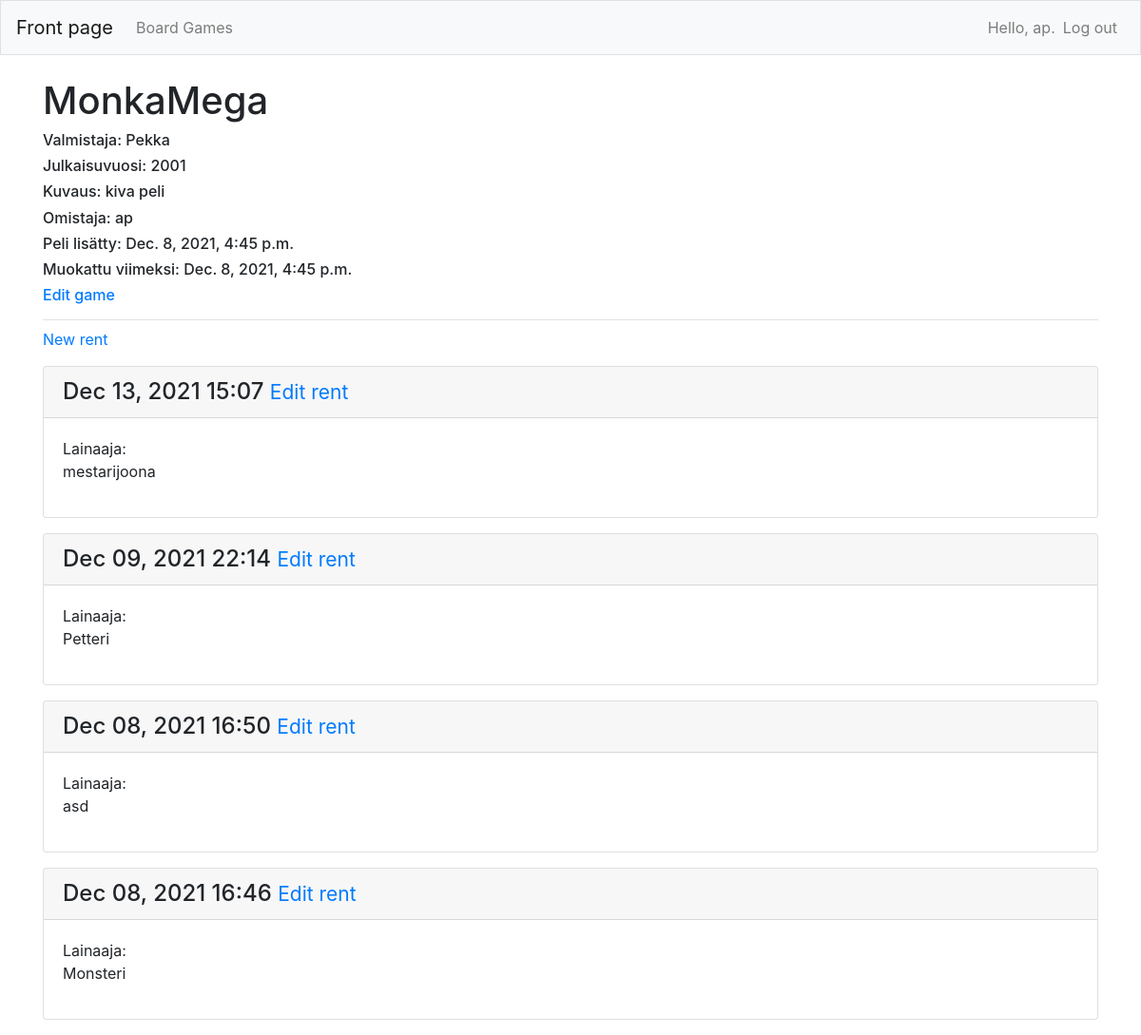
The page /games/1/ (signed in) on the database as committed earlier.
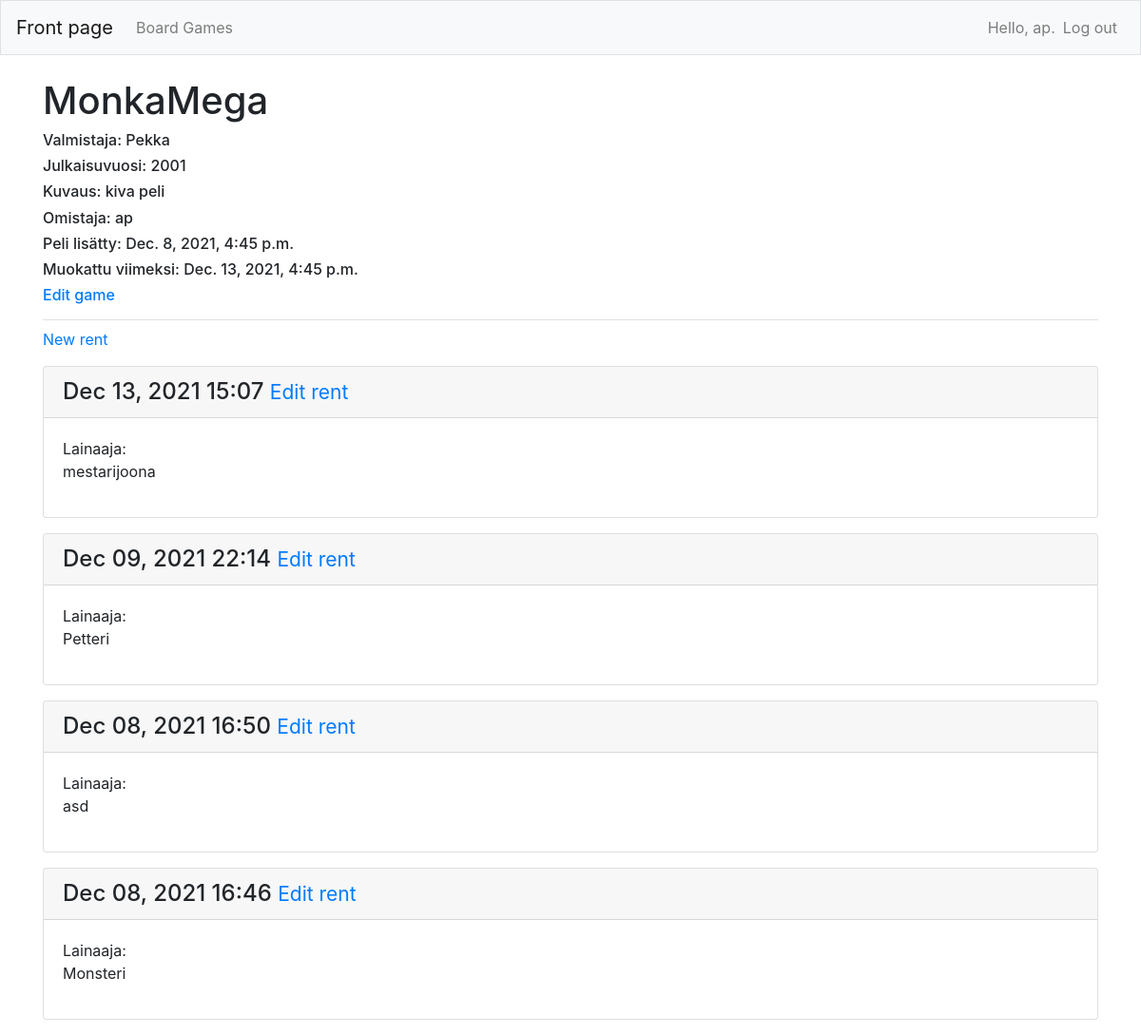
The same page on the database as committed later.
### board_game/models.py (models this page shows)
class Game(models.Model):
    name = models.CharField(max_length=200)
    maker = models.CharField(max_length=20)
    year_published = models.IntegerField()
    description = models.CharField(max_length=200)
    """Adding date added and date modified fields that are automatic"""
    date_added = models.DateTimeField(auto_now_add=True)
    date_modified = models.DateTimeField(auto_now=True)
    owner = models.ForeignKey(User, on_delete=models.CASCADE)
    def __str__(self):
        return self.name

### board_game/views.py (the view)
# urls.py: path('games/<int:game_id>/', views.game, name='game'),
@login_required
def game(request, game_id):
    game = Game.objects.get(id=game_id)
    rents = game.rent_set.order_by('-date_added')
    context = {'game': game, 'rents': rents}
    return render(request, 'board_game/game.html', context)

### board_game/templates/board_game/game.html
{% extends 'board_game/base.html' %}
{% block page_header %}
    <h1>{{ game }}</h1>
    <h6>Valmistaja: {{ game.maker }}</h6>
    <h6>Julkaisuvuosi: {{ game.year_published }}</h6>
    <h6>Kuvaus: {{ game.description }}</h6>
	<h6>Omistaja: {{ game.owner }}</h6>
    <h6>Peli lisätty: {{ game.date_added }}</h6>
    <h6>Muokattu viimeksi: {{ game.date_modified }}</h6>
    <h6>
        <a href="{% url 'board_game:edit_game' game.id %}">Edit game</a>
    </h6>
{% endblock page_header %}
{% block content %}
    <p>
        <a href="{% url 'board_game:new_rent' game.id %}">New rent</a>
    </p>
    {% for rent in rents %}
        <div class="card mb-3">
            <h4 class="card-header">
                {{ rent.date_added|date:'M d, Y H:i' }}
                <small><a href="{% url 'board_game:edit_rent' rent.id %}">
                    Edit rent</a></small>
            </h4>
            <div class="card-body">
                Lainaaja: {{ rent.renter|linebreaks }}
            </div>
        </div>
    {% empty %}
        <p>There are no rents for this game yet.</p>
    {% endfor %}
{% endblock content %}

Rows that differ between the two databases and show on the page:
changed Game "MonkaMega": date_modified "Dec. 8, 2021, 4:45 p.m." → "Dec. 13, 2021, 4:45 p.m."
